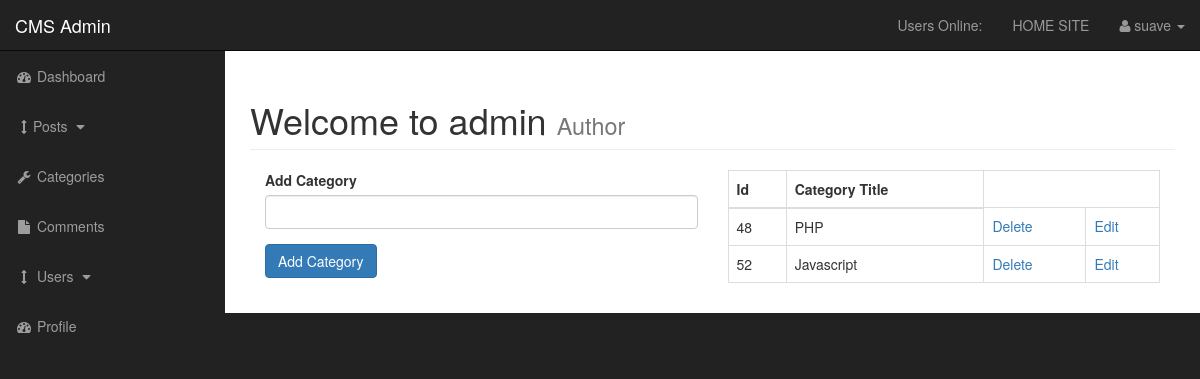
Screenshot of /admin/categories.php (signed in) with the database file from the repository.
### tables this page shows
CREATE TABLE `categories` (
  `cat_id` int(3) NOT NULL,
  `cat_title` varchar(255) NOT NULL
);

### admin/categories.php (the view, shortened to what this page needs)
<?php include "includes/admin_header.php" ?>
    <div id="wrapper">
        <?php include "includes/admin_navigation.php" ?>
<div id="page-wrapper">
<div class="container-fluid">
    <div class="row">
        <div class="col-lg-12">
            <h1 class="page-header">
                Welcome to admin
                <small>Author</small>
            </h1>
            <div class="col-xs-6">
    <form action="" method="post">
      <div class="form-group">
         <label for="cat-title">Add Category</label>
          <input type="text" class="form-control" name="cat_title">
      </div>
       <div class="form-group">
          <input class="btn btn-primary" type="submit" name="submit" value="Add Category">
      </div>
    </form>
    </div>
            <div class="col-xs-6">
    <table class="table table-bordered table-hover">
        <thead>
            <tr>
                <th>Id</th>
                <th>Category Title</th>
            </tr>
        </thead>
        <tbody>
        <?php
    $query = "SELECT * FROM categories";
    $select_categories = mysqli_query($connection,$query);
    while($row = mysqli_fetch_assoc($select_categories)) {
    $cat_id = $row['cat_id'];
    $cat_title = $row['cat_title'];
    echo "<tr>";
    echo "<td>{$cat_id}</td>";
    echo "<td>{$cat_title}</td>";
   echo "<td><a href='categories.php?delete={$cat_id}'>Delete</a></td>";
   echo "<td><a href='categories.php?edit={$cat_id}'>Edit</a></td>";
    echo "</tr>";
    }
?>
        </tbody>
    </table>
                </div>
            </div>
        </div>
    </div>
</div>
    <?php include "includes/admin_footer.php" ?>

### admin/css/sb-admin.css (style rules this page uses)
body { margin-top: 100px; background-color: #222; }
@media (min-width:768px) { body { margin-top: 50px; } }
#wrapper { padding-left: 0; }
#page-wrapper { width: 100%; padding: 0; background-color: #fff; }
@media (min-width:768px) { #wrapper { padding-left: 225px; } }
@media (min-width:768px) { #page-wrapper { padding: 10px; } }

### rows the page displays
categories: cat_id "48", cat_title "PHP"
categories: cat_id "52", cat_title "Javascript"

### other values shown
$_SESSION['username'] "suave"
